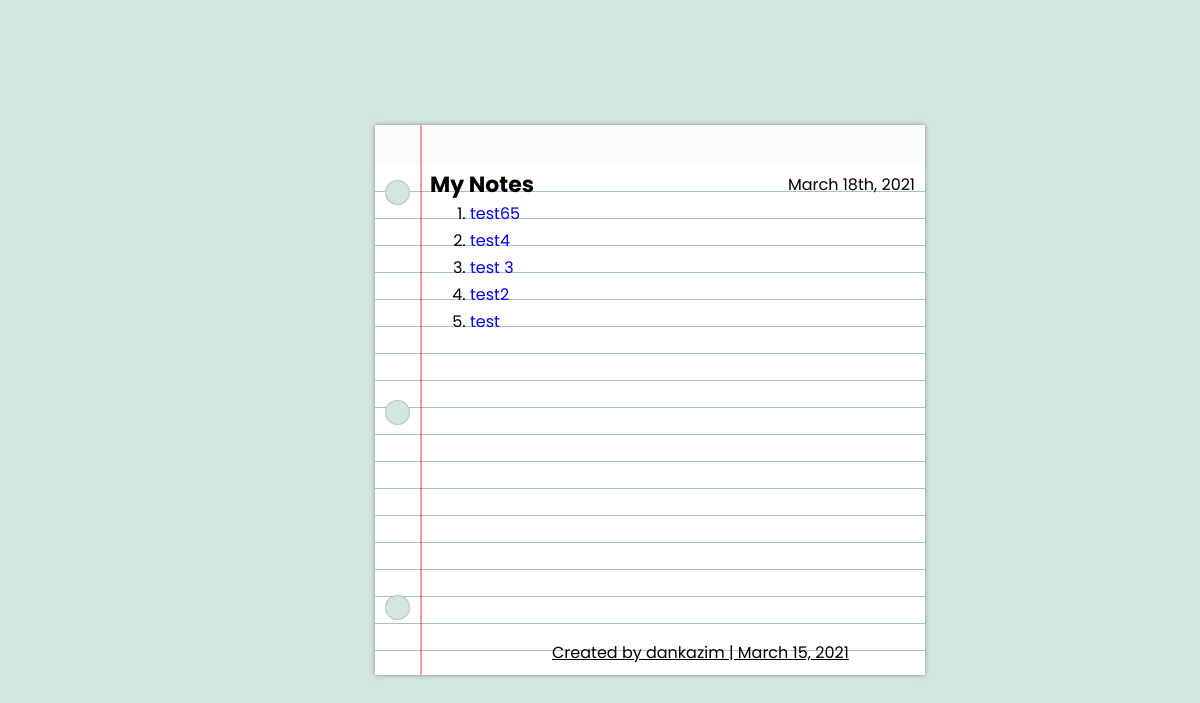
/, run on an earlier commit of the app's database.
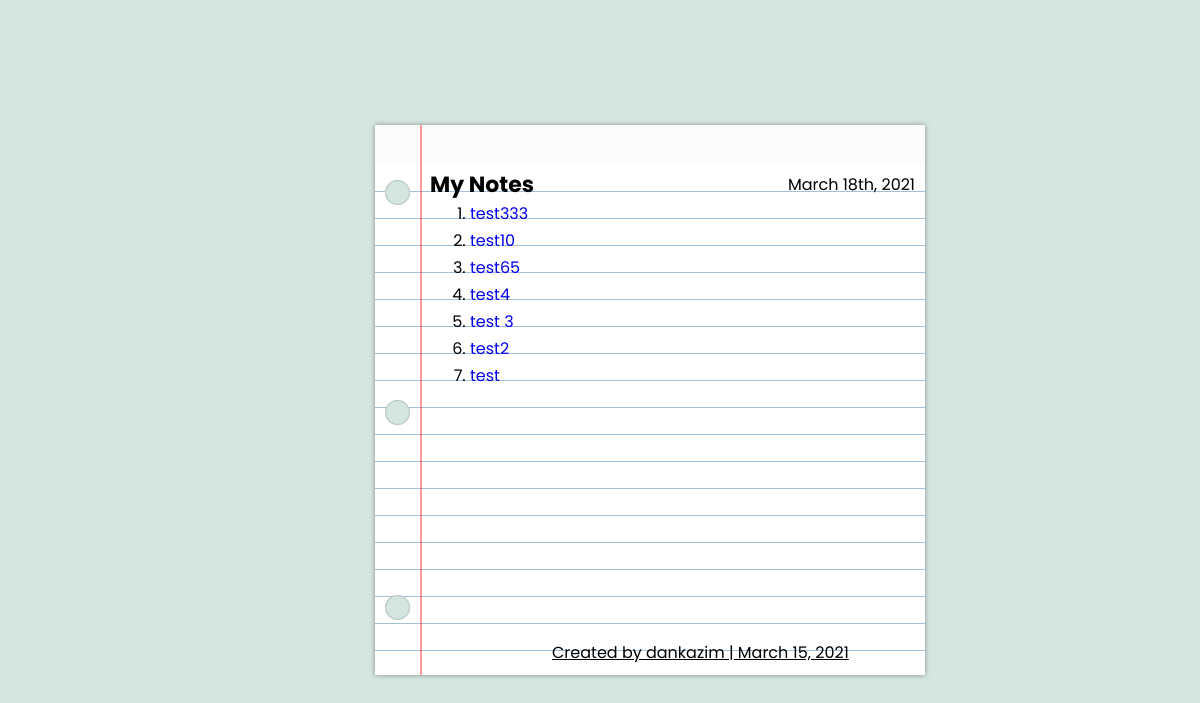
And on a later commit of the database.
### Notes/models.py (models this page shows, shortened)
class NoteBook(models.Model):
    title = models.CharField(max_length=200)
    pub_date = models.DateTimeField(auto_now_add=True, blank=True)
    plain_note = models.TextField(blank=True)

### Notes/views.py (the view)
# urls.py: path('', views.IndexView.as_view(), name='index'),
class IndexView(generic.ListView):
    template_name = 'Notes/index.html'
    context_object_name = 'Notes_list'
    def get_queryset(self):
        return NoteBook.objects.order_by('-pub_date')

### Notes/templates/Notes/index.html
{% extends "Notes/page_structure.html" %}
{% block heading %}
	My Notes
{% endblock %}
{% block date %}
	{% now "F jS, Y" %}
{% endblock %}
{% block mynotes %}
		 {% if Notes_list %}
		 <ol>
			{% for note in Notes_list %}
				<li class="notes-list"><a href="{% url 'Notes:detail' note.id %}">{{ note.title }}  </a></li>
		    {% endfor %}
		</ol>
        {% else %}
		    <p>My NoteBook is currently empty, Would you like to add new notes!</p>
		    {% endif %}
{% endblock mynotes %}

### Notes/templates/Notes/page_structure.html (shortened to what this page needs)
<!DOCTYPE html>
<html lang="en">
<head>
    {% load static %}
    <link rel="stylesheet" type="text/css" href="{% static 'Notes/page_style.css' %}">
</head>
<body>
    <div class="paper">
        <div class="lines">
          <div class="text">
            <p class="datee">{% block date %} date{% endblock  %}</p>
            <h1>{% block heading %} heading {% endblock %} </h1>
            {% block mynotes %}{% endblock mynotes %}
          </div>
        </div>
        <div class="holes hole-top"></div>
        <div class="holes hole-middle"></div>
        <div class="holes hole-bottom"></div>
    </div>
    <footer>Created by dankazim | March 15, 2021</footer>
</body>
</html>

### Notes/static/Notes/page_style.css (style rules this page uses)
* { font-family: 'Poppins', sans-serif; }
body { margin: 0; padding: 0; background-color: rgb(211, 231, 224); }
.paper { position: absolute; height: 550px; width: 550px; background: rgba(255,255,255,0.9); margin: -275px -225px; left: 50%; top: 50%; box-shadow: 0px 0px 5px 0px #888; }
.paper::before { content: ''; position: absolute; left: 45px; height: 100%; width: 2px; background: rgba(255,0,0,0.4); }
.lines { margin-top: 40px; height: calc(100% - 40px); width: 100%; background-image: repeating-linear-gradient(white 0px, white 26px, steelblue 27px); }
.text { position: absolute; top: 42px; left: 55px; bottom: 10px; right: 10px; line-height: 0.3; overflow: hidden; outline: none; }
.holes { position: absolute; left: 10px; height: 25px; width: 25px; background-color: rgb(211, 231, 224); border-radius: 50%; box-shadow: inset 0px 0px 2px 0px #888; }
.hole-top { top: 10%; }
.hole-middle { top: 50%; }
.hole-bottom { bottom: 10%; }
footer { color: black; position: absolute; left: 46%; top: 80%; text-decoration: underline; }
h1 { font-size: 22px; }
li { line-height: 20px; padding-bottom: 7px; }
li a { text-decoration:none; }
.datee { padding-bottom: 5px; float: right; }

What changed in the data, as far as the page shows it:
added NoteBook: title "test333"
added NoteBook: title "test10"
